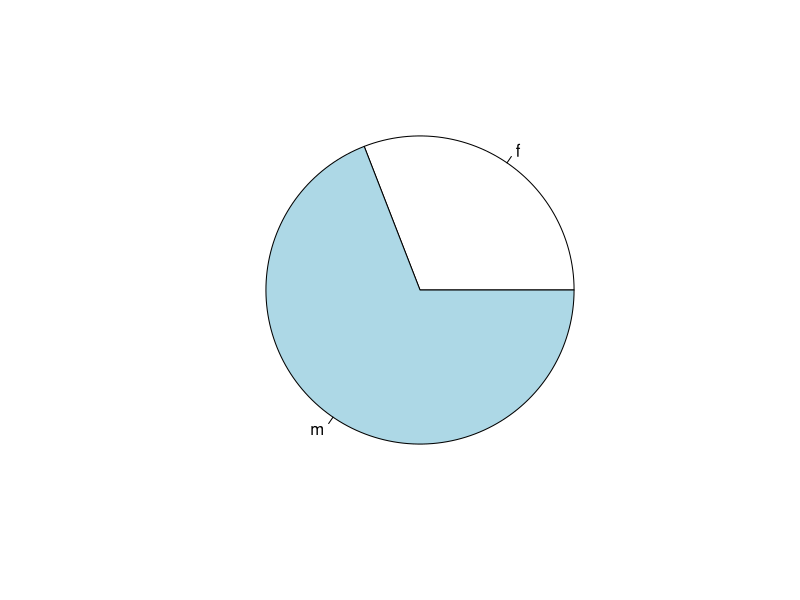
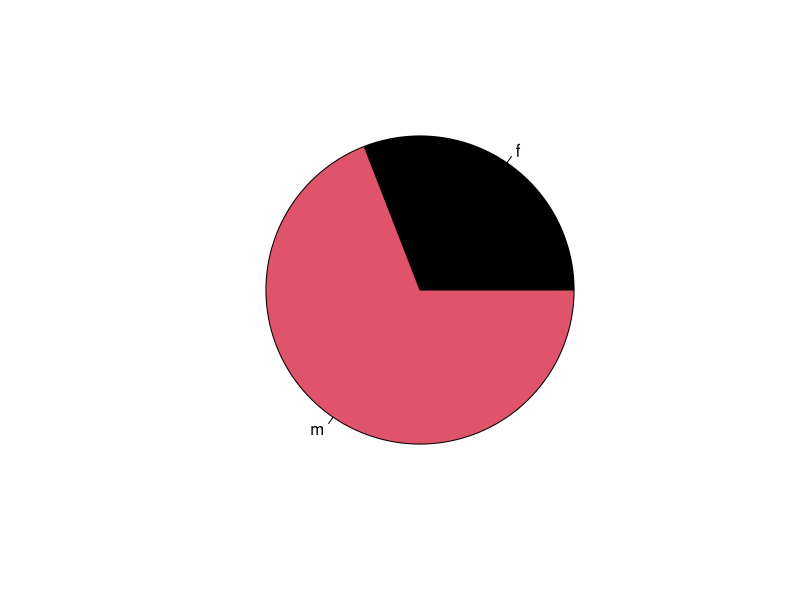
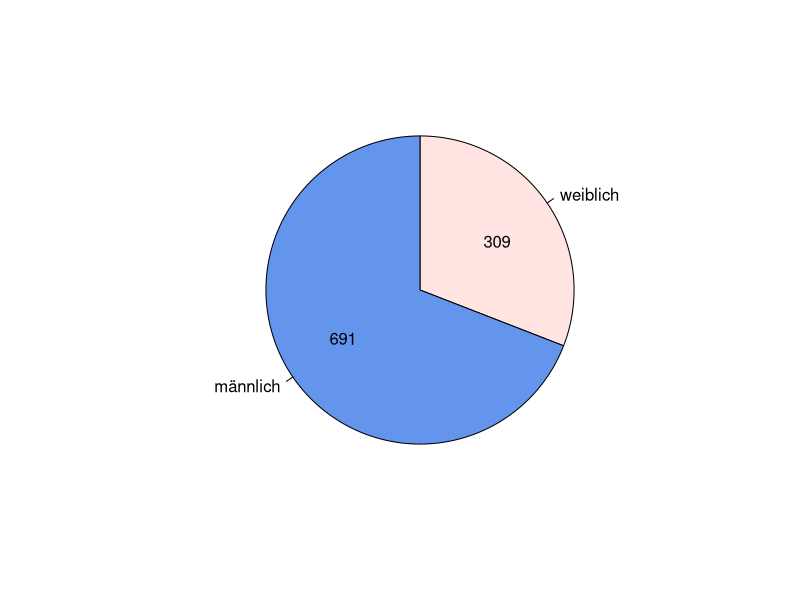
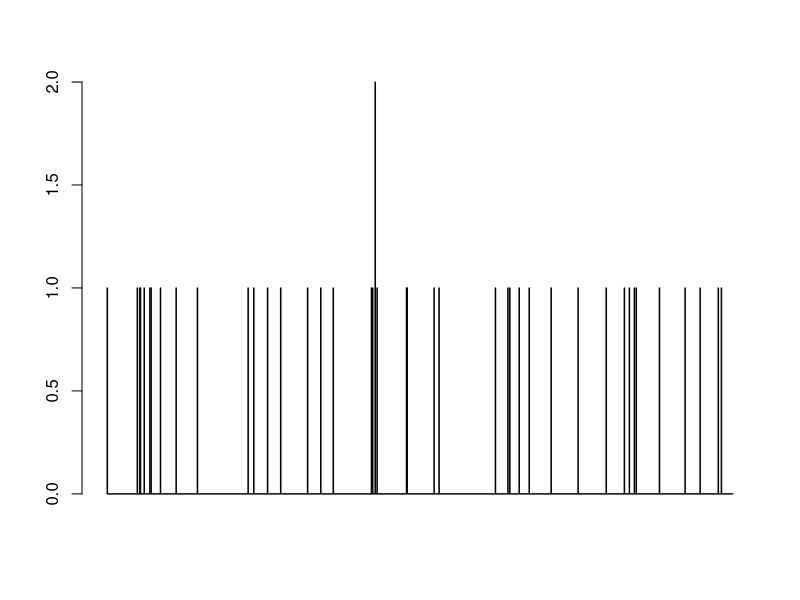
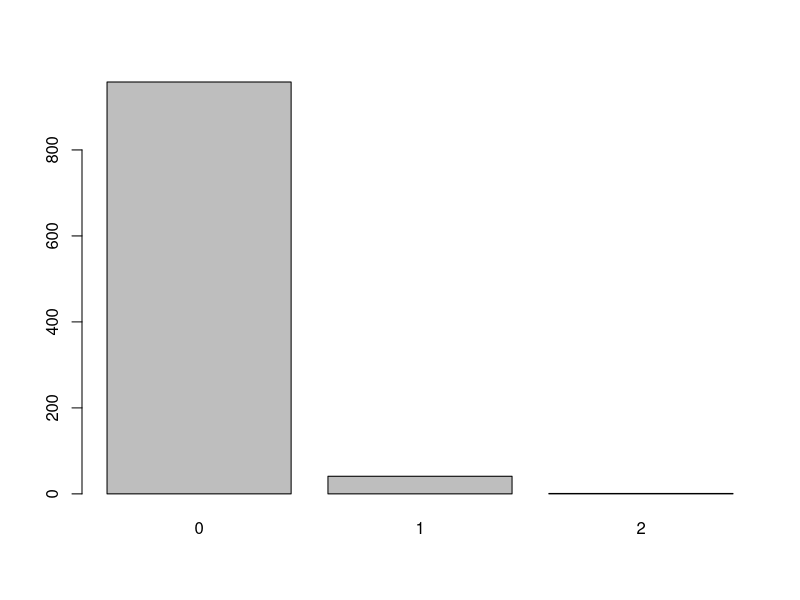
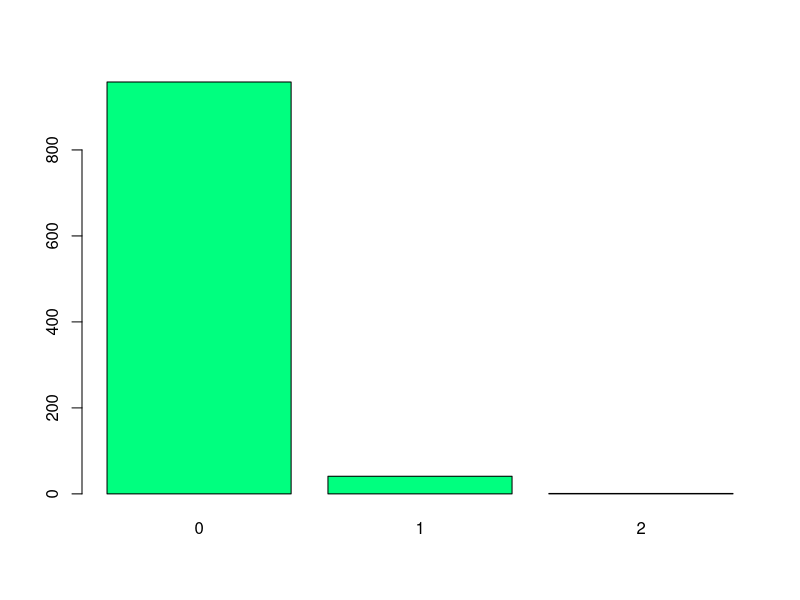
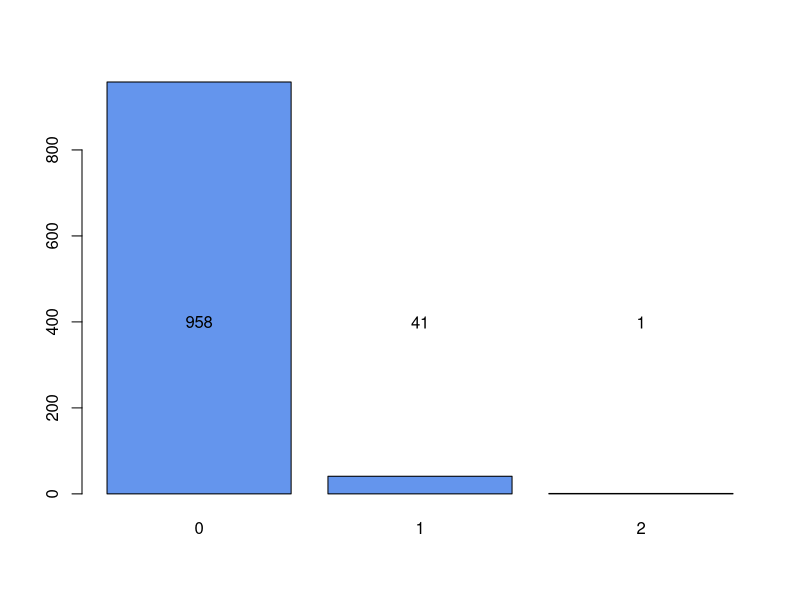
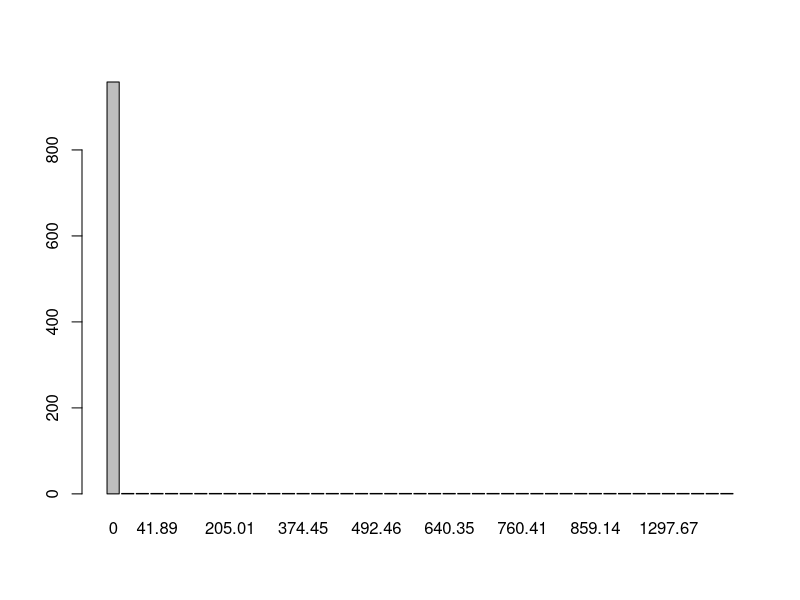

Generate these figures, in order, with R:
#########################################################################
##
## Erstes R-Tutorial anhand der gereinigten Daten zu Aufgabe 5
## (insurance_data_clean.xls)
## 
## Viel Erfolg! Angi & Harald, 2022
##
#########################################################################

## IMMER DER ERSTE SCHRITT (jedenfalls für Nicht-Linux-User): 
## ARBEITSVERZEICHNIS FESTLEGEN!

## Das Arbeitsverzeichnis sollte der Folder sein, wo auch die gereinigten Daten sind: 
## "insurance_data_clean.xls"
## In dieses Verzeichnis wird dann auch alles (Bilder, Rhistory, RData,...) abgespeichert (falls man das möchte).

## Das Arbeitsverzeichnis kann per R-Menü-Knopf oder manuell gewählt werden:
# setwd("~/...")

## Check des Arbeitsverzeichnisses:
getwd()

#########################################################################
## Einlesen der Datei, Definition des internen Objekts my.data (die Datenmatrix)
#########################################################################

## Ein Excel-Datenblatt kann mit Hilfe des R Package 'readxl' eingelesen werden:
## Hadley Wickham und Jennifer Bryan, 2019. readxl: Read Excel Files.
## Zuvor muss es geladen (und vorher ggfs. noch installiert) werden!
install.packages("readxl", repos = "http://cran.us.r-project.org")
library('readxl')

my.data = read_excel('./2/insurance_data_clean.xls', sheet = 'data', range = cell_cols('A:F'))

#########################################################################
## Struktur der Datenmatrix
#########################################################################

str(my.data)

## Ein erster Eindruck (nicht alles ist sinnvoll), Minimum/Maximum, Mittelwerte, Quantile, evtl. fehlende Werte:
summary(my.data)

## Einzelne Elemente, Zeilen, Spalten:
my.data[10,6]
my.data[10,]
my.data[1,]
my.data[1:10,]
my.data[1,4:5]
my.data[1,c(1,3,5)]
head(my.data)
tail(my.data)

## Command-Erklärungen bekommt man immer mit vorangestelltem "?" 
# ?head

#########################################################################
## Variablen definieren: damage, amount, gender
#########################################################################

## Definiere internes Objekt damage = Anzahl der Schäden
## ... als Spalte Nr. 5:
damage = my.data[,5]
## ... alternative Definition:
damage = my.data$`number of damages in 2008`
## Es ist ein Vektor von vornehmlich Nullen und Einsen:
damage

## Definiere internes Objekt amount = Schadenssumme:
amount = my.data$`amount of damage in 2008`

## Definiere internes Objekt gender = Geschlecht des Versicherungsnehmers:
gender = my.data$gender

#########################################################################
## Logische Abfragen/Verknüpfungen
#########################################################################

## Logische Vergleiche liefern entsprechend lange Vektoren aus TRUE und FALSE:
damage == 0
damage > 0
gender == 'f'

## Damit kann eine weitere Variable oder auch der gesamte Datensatz gefiltert werden!

## Datei der weiblichen Versicherungsnehmer:
my.data[gender == 'f',]

## Schadenssummen der Versicherungsnehmer mit (mindestens) einem Schaden:
amount[damage > 0] 

## Logische Verküpfungen mit & (und) bzw. | (oder):
## Schadenssummen der weiblichen Versicherungsnehmer mit (mindestens) einem Schaden:
amount[(gender == 'f') & (damage > 0)]
## Schadenssummen der weiblichen Versicherungsnehmer oder derjenigen Versicherungsnehmer mit (mindestens) einem Schaden:
amount[(gender == 'f') | (damage > 0)]
## (Hier nicht wirklich informativ...)

#########################################################################
## Diagramme der Häufigkeitsverteilungen
#########################################################################

##################################################
## gender ist eine qualtitative nominalskalierte Variable.
##################################################

## Geeignet: ein Kreisdiagramm, aber nicht von den Werten selbst --- da kommt eine Fehlermeldung:
# pie(gender)
## ... sondern von der Häufigkeitsverteilung:
table(gender)
pie(table(gender))

## In Farbe:
pie(table(gender), col = c(1,2))
pie(table(gender), col = c("mistyrose","cornflowerblue"), labels = c("weiblich","männlich"), clockwise = TRUE)

## Diese Farbnamen gibt es:
colours()
## ... das ist BE, AE colors() ist auch möglich.

## Hinzufügen der Häufigkeiten:
text(0.40,0.25, table(gender)[1])
text(-0.40,-0.25, table(gender)[2])

##################################################
## damage ist eine quantitative diskrete Variable.
##################################################

## Geeignet: ein Balkendiagramm
## ... aber nicht dieses! Warum? Was zeigt es?
barplot(damage)
## Man braucht erst wieder die Häufigkeitsverteilung:
table(damage)
## Dieses ist das gesuchte Diagramm:
barplot(table(damage))

## In Farbe:
barplot(table(damage), col = "springgreen")

## Hinzufügen der Häufigkeiten:
mybp = barplot(table(damage), col = "cornflowerblue")
## Koordinaten der Balken:
mybp
## Häufigkeiten:
mytab = table(damage)
mytab
## Hinzufügen auf Höhe 400:
text(mybp, 400, mytab)

##################################################
## amount ist eine quantitative stetige Variable.
##################################################

## Ein Balkendiagramm? --- nicht geeignet!
## Siehe:
table(amount)
barplot(table(amount))

## Geeignet: ein Histogramm!
hist(amount)

## Ein Histogramm der Verteilung der Schadenssumme eingeschränkt auf die Personen mit mindestens einem Schaden:
hist(amount[damage > 0])
## ... mit eigenen Klassengrenzen 
## (Beachte: Wegen der unterschiedlich breiten Intervalle wird jetzt aus der Frequency in der Vertikalen automatisch eine Density!):
hist(amount[damage > 0], breaks = c(0,500,1000,1500,3000))
## ... in Farbe und mit eigenem x-Achsen-Label und Titel:
hist(amount[damage > 0], breaks = c(0,500,1000,1500,3000), col = "tomato", xlab = "Schadenssumme (Personen mit mindestens einem Schadensfall)", main = "Histogramm der Verteilung der Schadenssummen")

## Auch geeignet: ein Boxplot!
boxplot(amount)
## ... eingeschränkt auf die Personen mit mindestens einem Schaden:
boxplot(amount[damage > 0])
## ... in Farbe und horizontal:
boxplot(amount[damage > 0], col="palegoldenrod", horizontal = TRUE)

## Zwei Boxplots im Vergleich: Schadenssumme nach Geschlecht:
boxplot(amount[damage > 0] ~ gender[damage > 0], col = "palegoldenrod", horizontal = TRUE)
## ... in verschieden Farben:
boxplot(amount[damage > 0] ~ gender[damage > 0], col = c("palegoldenrod","tomato4"), horizontal = TRUE)
## ... mit anderen Labels:
boxplot(amount[damage > 0] ~ gender[damage > 0], col = c("palegoldenrod","tomato4"), horizontal = TRUE, names = c("weiblich","männlich"))

## ... mit Whiskers vom Minimum zum Maximum (hier nicht empfehlenswert, warum?):
boxplot(amount[damage > 0] ~ gender[damage > 0], col = c("palegoldenrod","tomato4"), horizontal = TRUE, names = c("weiblich","männlich"), range = 0)


#########################################################################
## Speichern der Rhistory:
# savehistory("~/.../0_run_intro.R")
